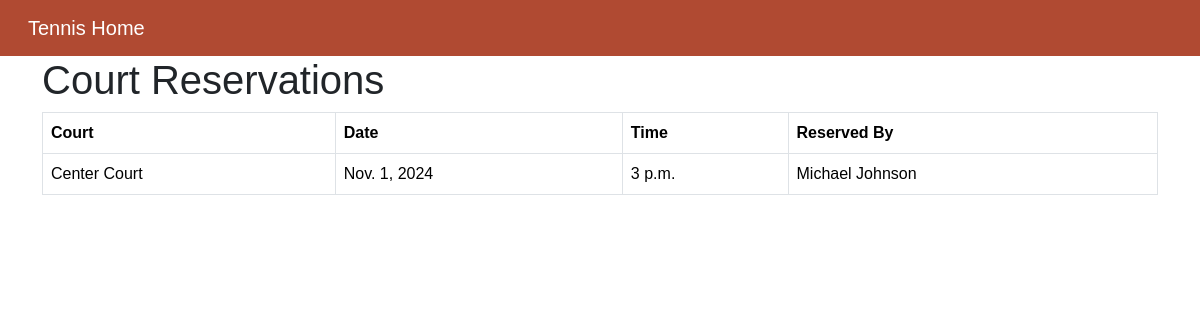
The app's page /courts/reservations/ with its own data.
### courts/models.py (models this page shows, shortened)
class Reservation(models.Model):
    court = models.ForeignKey(Court, on_delete=models.CASCADE)
    player = models.ForeignKey(
        "users.Player", on_delete=models.CASCADE
    )  # assuming you have a Player model
    date = models.DateField()
    start_time = models.TimeField()
    end_time = models.TimeField()

class Court(models.Model):
    name = models.CharField(max_length=100)
    surface_type = models.CharField(max_length=50)  # e.g., clay, grass, hard
    location = models.CharField(max_length=255)

### users/models.py (models this page shows)
class Player(models.Model):
    first_name = models.CharField(max_length=100)
    last_name = models.CharField(max_length=100)
    date_of_birth = models.DateField()
    email = models.EmailField(unique=True)
    phone_number = models.CharField(max_length=20)
    def full_name(self):
        return f"{self.first_name} {self.last_name}"

### courts/views.py (the view)
# urls.py: path("reservations/", views.reservation_list, name="reservation_list"),
def reservation_list(request):
    reservations = Reservation.objects.all()
    return render(
        request, "courts/reservation_list.html", {"reservations": reservations}
    )

### courts/templates/courts/reservation_list.html
{% extends 'base.html' %} {% block content %}
<h1>Court Reservations</h1>
<table class="table table-bordered">
  <thead>
    <tr>
      <th>Court</th>
      <th>Date</th>
      <th>Time</th>
      <th>Reserved By</th>
    </tr>
  </thead>
  <tbody>
    {% for reservation in reservations %}
    <tr>
      <td>{{ reservation.court.name }}</td>
      <td>{{ reservation.date }}</td>
      <td>{{ reservation.start_time }}</td>
      <td>{{ reservation.player.full_name }}</td>
    </tr>
    {% endfor %}
  </tbody>
</table>
{% endblock %}

### static/css/styles.css (style rules this page uses)
body { font-family: Arial, sans-serif; }

### records on screen
Reservation: court.name "Center Court", date "Nov. 1, 2024", start_time "3 p.m.", player.full_name "Michael Johnson"
